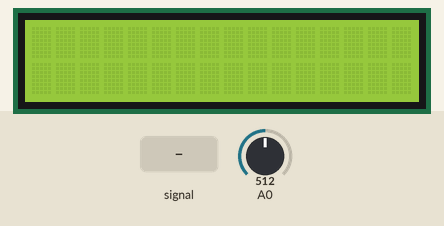
Simulated run of this sketch. Board: Arduino Uno, built with avr-gcc and run on an emulated ATmega328P. Shown: 16×2 character LCD. Inputs (shaded band) come from the test bench; at power-on: A0 = 512. What the sketch prints to the serial monitor is not drawn.

Above: at 1.2 s.
1.3 s: A0 fed a 200 Hz sine of ±81 counts around its level
At 1.8 s:
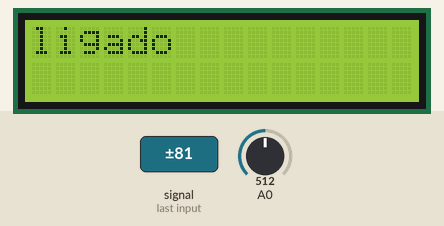
Timing chart, 0 to 1.4 s (numbered marks = the images above; inputs shaded):
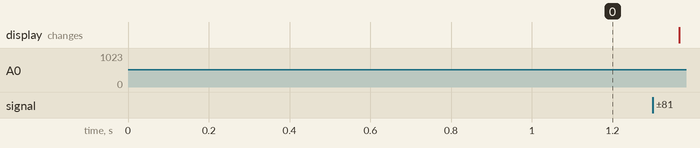

The sketch:

aula_38_analogica_a01.ino
```cpp
#include <LiquidCrystal_I2C.h>

/*Maria Eduarda Silva
14/03/2025
ATIVIDADE
aula:37
continuacacao de sexta feira
*/
#define Botao1   0
#define Botao2  145
#define Botao3  329
#define Botao4  505
#define Botao5  741
LiquidCrystal_I2C lcd (0x27,16,2);

void setup()
{
 Serial.begin(96000);
 lcd.init();
 lcd.backlight();
}

void loop()
{
 int Botao = analogRead(A0);
    Serial.println(Botao);


  if(Botao == Botao1)
  {
  lcd.setCursor(0,0);
  lcd.print("ligado       ");
  }


  if (Botao>= Botao2 * 0.9 && Botao<= Botao2 *1.1)
  {
  lcd.setCursor(0,0);
    lcd.print("ligado       ");
  }


  if(Botao == Botao3)
  {
  if (Botao>=Botao3 *0.9 && Botao<= Botao3* 1.1)
  lcd.setCursor(0,0);
    lcd.print("ligado      ");
  }


  if (Botao == Botao4)
  {
    if(Botao>= Botao4 * 0.9 && Botao <= Botao4 * 1.1)
  lcd.setCursor(0,0);
  lcd.print("ligado      ");
  }


  if(Botao== Botao5)
  {
  if(Botao>= Botao5 *0.9 && Botao <= Botao5 * 1.1)
  lcd.setCursor(0,0);
  lcd.print("ligado         ");
  }


  if (Botao ==1023)
  {

  lcd.setCursor(0,0);
  lcd.print(" desligado");
  }


}
```
